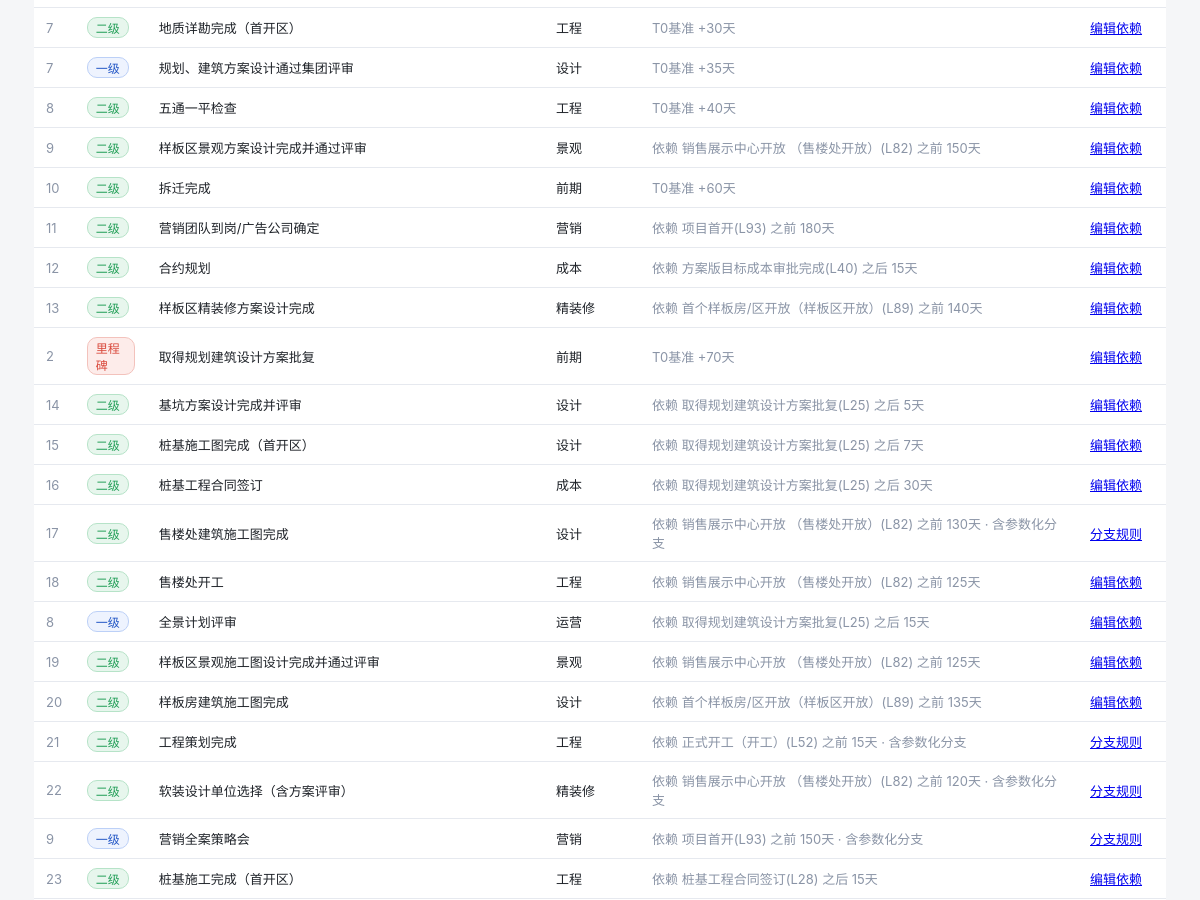
/std-nodes (middle part), run on an earlier commit of the app's database.
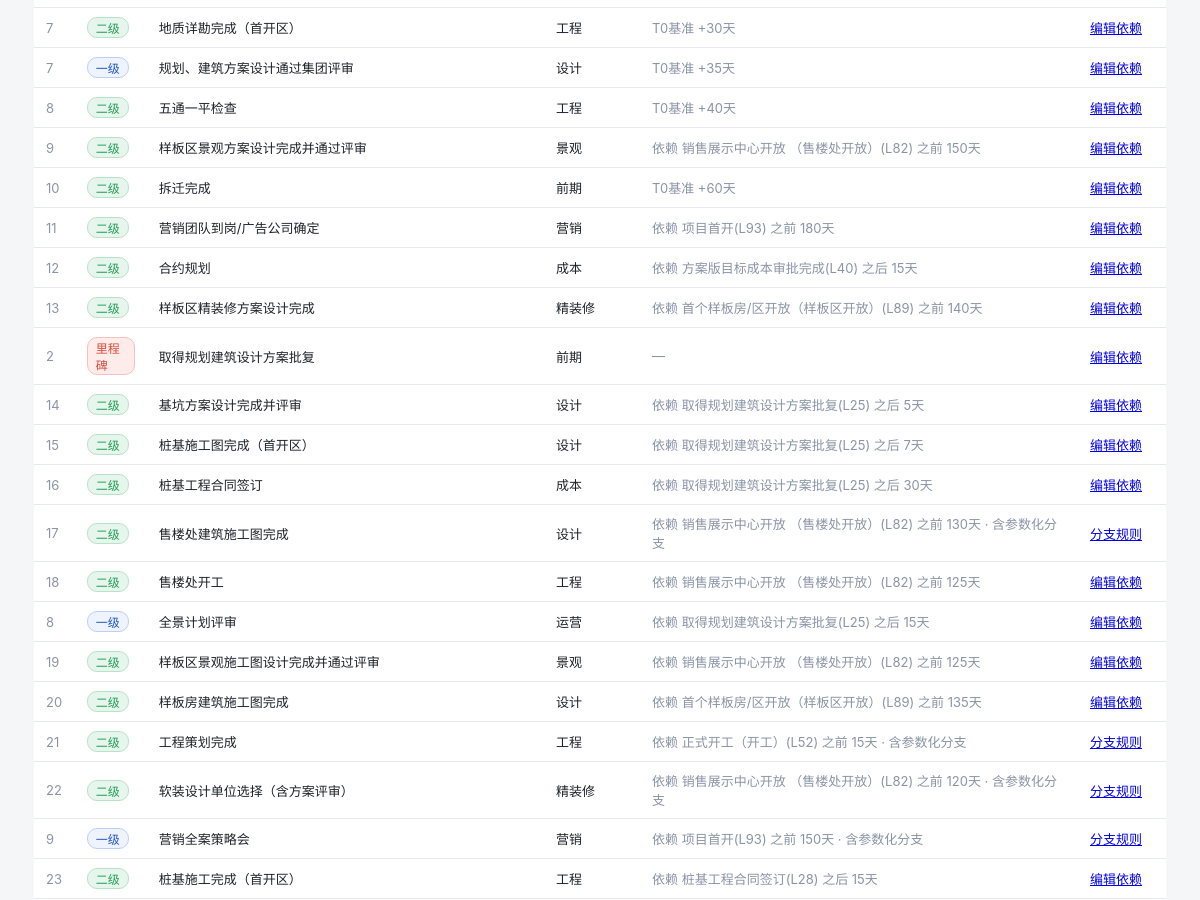
And on a later commit of the database.
### tables this page shows
CREATE TABLE "std_node" ("id" INTEGER PRIMARY KEY, "excel_row" INTEGER, "level" TEXT, "seq" INTEGER, "name" TEXT, "profession_id" INTEGER, "deliverable" TEXT, "support_doc" TEXT, "duration" INTEGER, "tmpl_finish_formula" TEXT, "depend_row" INTEGER, "offset_days" INTEGER, "base_is_t0" INTEGER, "has_condition" INTEGER, "version_no" INTEGER);

CREATE TABLE "profession" ("id" INTEGER PRIMARY KEY, "code" TEXT, "name" TEXT, "remark" TEXT);

### app/app.py (the view)
@app.route("/std-nodes")
def std_nodes():
    con = db(); cur = con.cursor()
    cur.execute("SELECT id,excel_row,level,seq,name,profession_id,tmpl_finish_formula,depend_row,offset_days,base_is_t0 FROM std_node ORDER BY excel_row")
    nodes = cur.fetchall()
    cur.execute("SELECT id,name FROM profession")
    prof = {r["id"]: r["name"] for r in cur.fetchall()}
    cur.execute("SELECT id,excel_row,level,seq,name FROM std_node")
    node_meta = {r["id"]: r for r in cur.fetchall()}
    cur.execute("SELECT std_node_id,depend_row,offset_days,base_is_t0,direction,depend_std_node_id FROM std_node_dependency")
    deps = {(r["std_node_id"]): r for r in cur.fetchall()}
    cur.execute("SELECT DISTINCT std_node_id FROM std_node_rule")
    rule_ids = {r["std_node_id"] for r in cur.fetchall()}
    cur.close(); con.close()
    for n in nodes:
        n["prof"] = prof.get(n["profession_id"], "—")
        dp = deps.get(n["id"])
        if dp:
            if dp["base_is_t0"]:
                n["dep_desc"] = "T0基准" + (f" +{dp['offset_days']}天" if dp["offset_days"] else "")
            else:
                dn = node_meta.get(dp["depend_std_node_id"])
                dname = dn["name"] if dn else f"L{dp['depend_row']}"
                n["dep_desc"] = (f"依赖 {dname}(L{dp['depend_row']}) "
                                 f"{dp['direction']} {abs(dp['offset_days'])}天")
        else:
            n["dep_desc"] = "—"
        if n["id"] in rule_ids:
            n["dep_desc"] += " · 含参数化分支"
    return render_template("std_nodes.html", nodes=nodes, rule_ids=rule_ids, total=len(nodes))

### app/app.py (called while the page is built)
def db():
    return get_conn()

### db/dbconn.py (called while the page is built, shortened)
def _dict_factory(cursor, row):
    return {col[0]: row[i] for i, col in enumerate(cursor.description)}

def get_conn():
    con = sqlite3.connect(SQLITE_PATH, check_same_thread=False)
    con.row_factory = _dict_factory
    con.execute("PRAGMA journal_mode=DELETE")
    con.execute("PRAGMA busy_timeout=5000")
    return con

### app/templates/std_nodes.html (shortened to what this page needs)
<meta charset="UTF-8">{% extends "base.html" %}
{% block content %}
<div class="section">
  <table>
    <tbody>
    {% for n in nodes %}
      <tr>
        <td class="muted">{{ n.seq or '—' }}</td>
        <td>{% if n.level %}<span class="lvtag lv-{{ n.level }}">{{ n.level }}</span>{% else %}—{% endif %}</td>
        <td>{{ n.name }}</td>
        <td>{{ n.prof }}</td>
        <td class="muted">{{ n.dep_desc }}</td>
        <td>
          {% if n.id in rule_ids %}
            <a href="{{ url_for('edit_std_node_rules', nid=n.id) }}">分支规则</a>
          {% else %}
            <a href="{{ url_for('edit_std_node', nid=n.id) }}">编辑依赖</a>
          {% endif %}
        </td>
      </tr>
    {% endfor %}
    </tbody>
  </table>
</div>
{% endblock %}

What changed in the data, as far as the page shows it:
changed std_node "取得规划建筑设计方案批复": dep_desc "T0基准 +70天" → "—"
